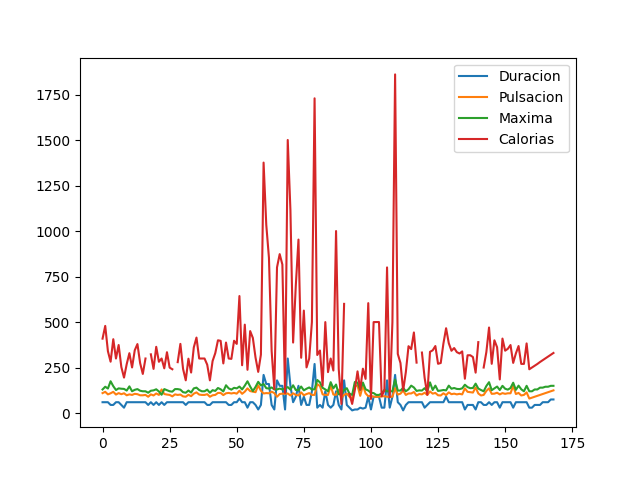

Recreate this plot in Python.
import pandas as pd
import matplotlib.pyplot as plt

#csv es un archivo separado con coma ej. dia,mes,hora/01,03,1340

#cargar el archivo csv
df = pd.read_csv('data.csv')

#imprime las primeras 5 filas
print(df.head())

#imprime las primeras 10 filas
print(df.head(10))

#imprime las ultimas cinco filas
print(df.tail())

#obtener informacion del grupo de datos
print(df.info())

#muestra la relacion entre filas
print(df.corr())

#visualiza el diagrama en un png
df.plot()
# En lugar de plt.show(), usar plt.savefig()
plt.savefig('analisisDatos.png')

#crear un diagrama de dispercion
df.plot(kind = 'scatter', x = 'Duracion', y = 'Calorias')
# En lugar de plt.show(), usar plt.savefig()
plt.savefig('analisisDatoScatter.png')

#crear un histograma pulsacion
df["Pulsacion"].plot(kind = 'hist')
# En lugar de plt.show(), usar plt.savefig()
plt.savefig('analisisDatosHist.png')

